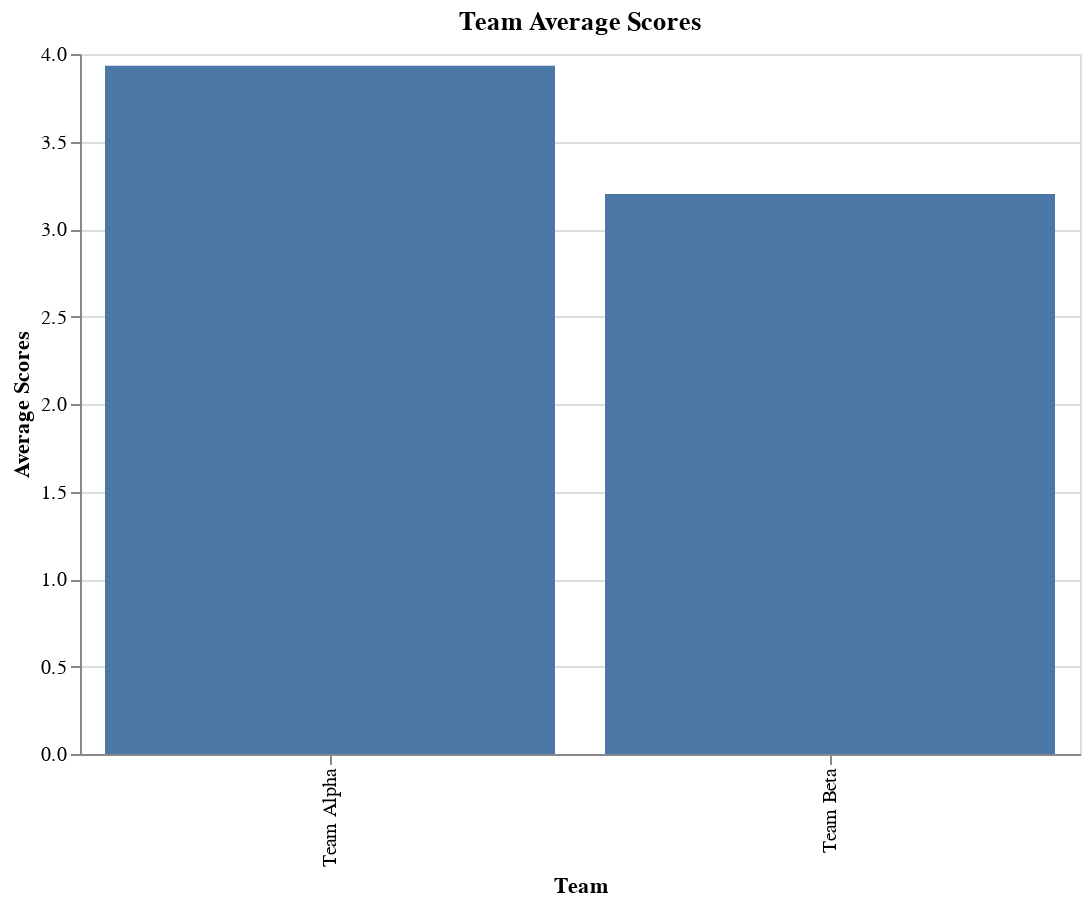

Notebook source saved alongside this figure:
### Markdown cell above
##Team Performance Comparison (Stacked Bar Chart)

### Code cell
team_avg = merged_df.groupby('Team Name/Number').agg(
    avg_self=('self_avg','mean'),
    avg_peer=('peer_avg','mean')
).reset_index()

team_bar = alt.Chart(team_avg).mark_bar().encode(
    x=alt.X('Team Name/Number:N', title='Team'),
    y=alt.Y('avg_self:Q', title='Average Scores'),
    color=alt.value('#4C78A8'),
    tooltip=['Team Name/Number','avg_self','avg_peer']
).properties(title='Team Average Scores', width=500, height=350)
team_bar

### Figure 1 — Vega-Lite specification as saved in the notebook (floating-point values rounded to 4 significant figures)
{"config": {"view": {"continuousWidth": 300, "continuousHeight": 300}}, "data": {"name": "data-d1b08f3583de2a0dabc3a5ec50cd739c"}, "mark": {"type": "bar"}, "encoding": {"color": {"value": "#4C78A8"}, "tooltip": [{"field": "Team Name/Number", "type": "nominal"}, {"field": "avg_self", "type": "quantitative"}, {"field": "avg_peer", "type": "quantitative"}], "x": {"field": "Team Name/Number", "title": "Team", "type": "nominal"}, "y": {"field": "avg_self", "title": "Average Scores", "type": "quantitative"}}, "height": 350, "title": "Team Average Scores", "width": 500, "$schema": "https://vega.github.io/schema/vega-lite/v5.20.1.json", "datasets": {"data-d1b08f3583de2a0dabc3a5ec50cd739c": [{"Team Name/Number": "Team Alpha", "avg_self": 3.933, "avg_peer": 2.9}, {"Team Name/Number": "Team Beta", "avg_self": 3.2, "avg_peer": 2.967}]}}
